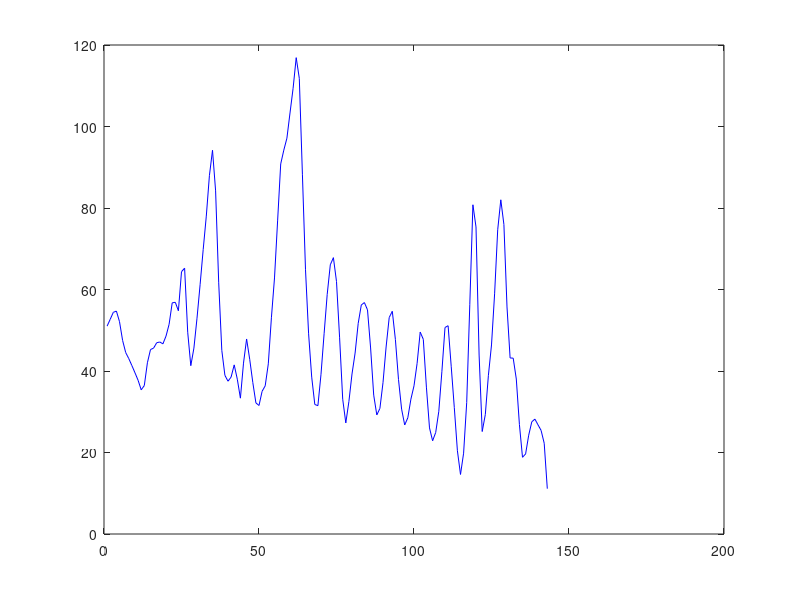

The MATLAB source for this figure: (Note: this script raises an error after producing the figure.)
clear all; close all; clc

C1 = load('Sheng1.mat');
C2 = load('Sheng2.mat');

AlAf_1  = zeros(101,143);
cg1 = 0; cg2 = 0;
Peaks1 = zeros(101,2);
Peaks2 = zeros(101,2);
Before = zeros(50,101);
During = zeros(143,101);
After = zeros(143,101);

for i = 1:3
    i
    F1 = C1.UV8MX_data(1,i).YFP;
    F2 = C2.UV8cnt_data(1,i).YFP;
    M = 50; DD = 5;
    if (F1(end) > 0)
        plot(F1,'b'); hold on; 
        cg1 = cg1 + 1;
        g = find(F1(50:80) == max(F1(50:80)))+49;
        Peaks1(cg1,2) = F1(g); Peaks1(cg1,1) = (F1(g)-F1(g-D))/(D);
        plot(g,F1(g),'*b')
        plot(g-D,F1(g-D),'ob')
    end
    if (F2(end) > 0)
        plot(F2,'r'); hold on
        cg2 = cg2 + 1;
        g = find(F2(50:80) == max(F2(50:80)))+49;
        Peaks2(cg2,2) = F2(g); Peaks2(cg2,1) = (F2(g)-F2(g-D))/(D);
        plot(g,F2(g),'*r')
        plot(g-3,F2(g-3),'or')
    end
        
end

figure
B1 = mean(Peaks1(1:cg1,1)); eB1 = std(Peaks1(1:cg1,1))/sqrt(cg1);
B2 = mean(Peaks2(1:cg2,1)); eB2 = std(Peaks2(1:cg2,1))/sqrt(cg2);
b = bar(1:2,[B1 B2]); hold on
b(1).FaceColor = [0.0 0.7 0.];
b(1).EdgeColor = [0.1 0.5 0.1];
b.LineWidth = 4;
be = errorbar(1:2,[B1 B2],[(eB1) (eB2)],'*');
be.LineWidth = 4;
be.Color = [0.1 0.5 0.1];
goodplot
